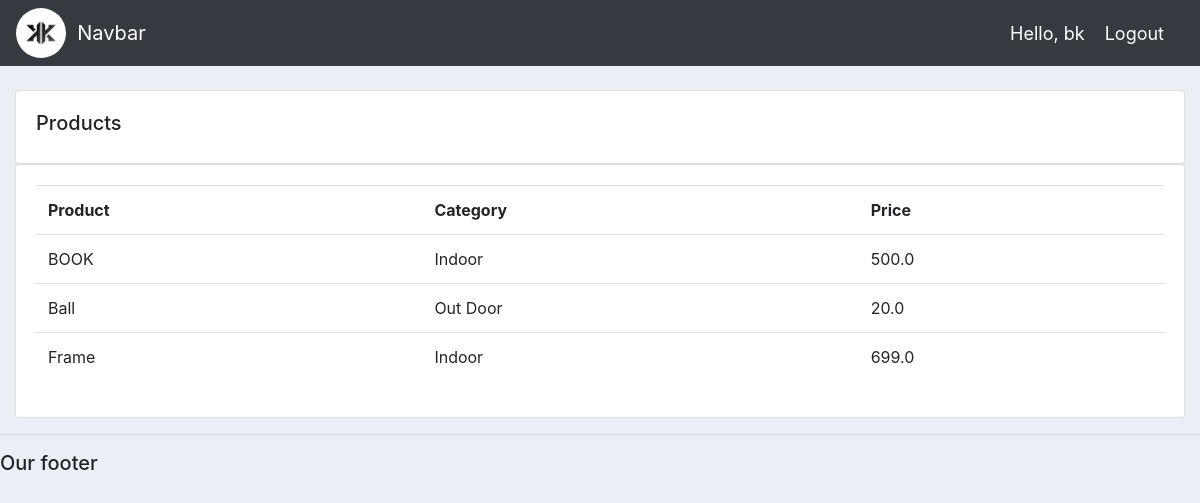
The page /products/ (signed in) on the database its author committed.
### accounts/models.py (models this page shows, shortened)
class Product(models.Model):
	CATEGORY = (
			('Indoor', 'Indoor'),
			('Out Door', 'Out Door'),
			)
	name = models.CharField(max_length=200, null=True)
	price = models.FloatField(null=True)
	category = models.CharField(max_length=200, null=True, choices=CATEGORY)
	description = models.CharField(max_length=200, null=True,blank=True)
	date_created = models.DateTimeField(auto_now_add=True, null=True)
	tags=models.ManyToManyField(Tag)

### accounts/decorators.py (the view)
		def wrapper_func(request, *args, **kwargs):
			group = None
			if request.user.groups.exists():
				group = request.user.groups.all()[0].name
			if group in allowed_roles:
				return view_func(request, *args, **kwargs)
			else:
				return HttpResponse('You are not authorized to view this page')

### accounts/views.py (called while the page is built)
@login_required(login_url='login')
@allowed_users(allowed_roles=['admin'])
def products(request):
	products = Product.objects.all()
	return render(request, 'accounts/products.html', {'products':products})

### accounts/templates/accounts/products.html
{%  extends 'accounts/main.html' %}
{% block content %}
		<br>
		<div class="row">
			<div class="col-md">
				<div class="card card-body">
					<h5>Products</h5>
				</div>
				<div class="card card-body">
					<table class="table">
						<tr>
							<th>Product</th>
							<th>Category</th>
							<th>Price</th>
						</tr>
						{% for i in products %}
						 <tr>
						<td>{{i.name}}</td>
						<td>{{i.category}}</td>
						<td>{{i.price}}</td>
					</tr>
						{% endfor %}
					</table>
				</div>
			</div>
		</div>
{% endblock content %}

### accounts/templates/accounts/navbar.html (shortened to what this page needs)
{% load static %}
<nav class="navbar navbar-expand-lg navbar-dark bg-dark">
   <img style="border-radius:50%;  " src="{% static 'images/logo.png' %}" class="resize" alt="">
    <a class="navbar-brand" href="#">&nbsp; Navbar</a>
<span class="hello-msg">Hello,  {{request.user}} </span>
<span><a class="hello-msg" href="{% url 'logout' %}">Logout</a></span>
  </nav>

### static/css/main.css (style rules this page uses)
body { background-color: #ebeff5; }

### accounts/templates/accounts/navbar.html (style rules this page uses)
.hello-msg { font-size: 18px; color: #fff; margin-right: 20px; }
.resize { width: 50px; height: auto; }

### rows shown on the page
Product: name "BOOK", category "Indoor", price "500.0"
Product: name "Ball", category "Out Door", price "20.0"
Product: name "Frame", category "Indoor", price "699.0"

### other values the page prints
{{ request.user }} "bk"
